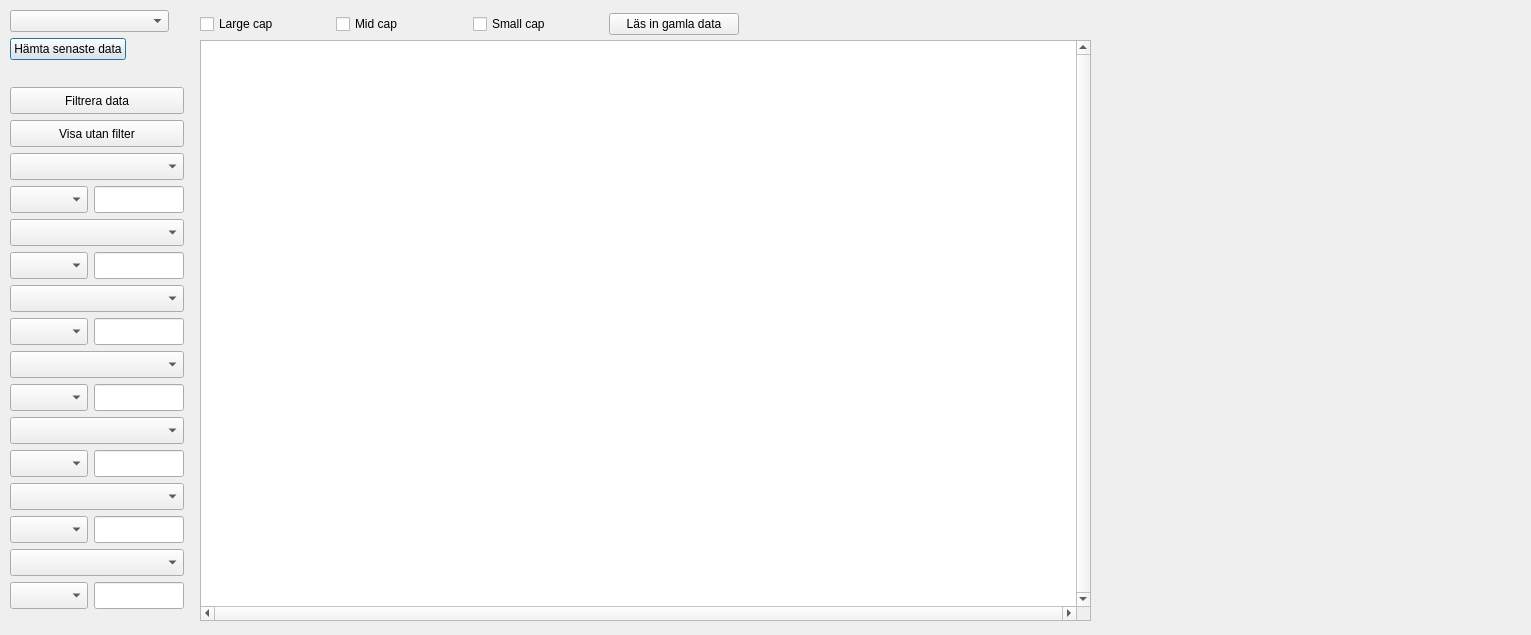
<?xml version="1.0" encoding="UTF-8"?>
<ui version="4.0">
 <class>CTableTab</class>
 <widget class="QDialog" name="CTableTab">
  <property name="geometry">
   <rect>
    <x>0</x>
    <y>0</y>
    <width>1531</width>
    <height>635</height>
   </rect>
  </property>
  <property name="sizePolicy">
   <sizepolicy hsizetype="Expanding" vsizetype="Expanding">
    <horstretch>0</horstretch>
    <verstretch>0</verstretch>
   </sizepolicy>
  </property>
  <property name="windowTitle">
   <string>Dialog</string>
  </property>
  <widget class="QTableView" name="tableView">
   <property name="geometry">
    <rect>
     <x>200</x>
     <y>40</y>
     <width>891</width>
     <height>581</height>
    </rect>
   </property>
   <property name="sizePolicy">
    <sizepolicy hsizetype="Expanding" vsizetype="Expanding">
     <horstretch>0</horstretch>
     <verstretch>0</verstretch>
    </sizepolicy>
   </property>
   <property name="styleSheet">
    <string notr="true">font: 8pt &quot;MS Shell Dlg 2&quot;;</string>
   </property>
   <property name="verticalScrollBarPolicy">
    <enum>Qt::ScrollBarAlwaysOn</enum>
   </property>
   <property name="horizontalScrollBarPolicy">
    <enum>Qt::ScrollBarAlwaysOn</enum>
   </property>
   <property name="alternatingRowColors">
    <bool>true</bool>
   </property>
   <attribute name="horizontalHeaderShowSortIndicator" stdset="0">
    <bool>true</bool>
   </attribute>
  </widget>
  <widget class="QWidget" name="layoutWidget">
   <property name="geometry">
    <rect>
     <x>10</x>
     <y>80</y>
     <width>176</width>
     <height>541</height>
    </rect>
   </property>
   <layout class="QFormLayout" name="formLayout">
    <property name="fieldGrowthPolicy">
     <enum>QFormLayout::AllNonFixedFieldsGrow</enum>
    </property>
   </layout>
  </widget>
  <widget class="QWidget" name="layoutWidget1b">
   <property name="geometry">
    <rect>
     <x>10</x>
     <y>10</y>
     <width>159</width>
     <height>62</height>
    </rect>
   </property>
   <layout class="QFormLayout" name="formLayout_2">
    <property name="fieldGrowthPolicy">
     <enum>QFormLayout::AllNonFixedFieldsGrow</enum>
    </property>
    <item row="0" column="0" colspan="2">
     <widget class="QComboBox" name="SelDataCountryComboBox"/>
    </item>
    <item row="1" column="0">
     <widget class="QPushButton" name="pushButton">
      <property name="text">
       <string>Hämta senaste data</string>
      </property>
     </widget>
    </item>
   </layout>
  </widget>
  <widget class="QWidget" name="layoutWidget1a">
   <property name="geometry">
    <rect>
     <x>200</x>
     <y>10</y>
     <width>539</width>
     <height>29</height>
    </rect>
   </property>
   <layout class="QHBoxLayout" name="horizontalLayout">
    <item>
     <widget class="QCheckBox" name="largeCapCheckBox">
      <property name="text">
       <string>Large cap</string>
      </property>
     </widget>
    </item>
    <item>
     <widget class="QCheckBox" name="midCapCheckBox">
      <property name="text">
       <string>Mid cap</string>
      </property>
     </widget>
    </item>
    <item>
     <widget class="QCheckBox" name="smallCapCheckBox">
      <property name="text">
       <string>Small cap</string>
      </property>
     </widget>
    </item>
    <item>
     <widget class="QPushButton" name="GetDbDataButton">
      <property name="text">
       <string>Läs in gamla data</string>
      </property>
     </widget>
    </item>
   </layout>
  </widget>
  <widget class="QLineEdit" name="indicatorValue7LineEdit">
   <property name="geometry">
    <rect>
     <x>94</x>
     <y>582</y>
     <width>90</width>
     <height>27</height>
    </rect>
   </property>
  </widget>
  <widget class="QLineEdit" name="indicatorValue2LineEdit">
   <property name="geometry">
    <rect>
     <x>94</x>
     <y>252</y>
     <width>90</width>
     <height>27</height>
    </rect>
   </property>
  </widget>
  <widget class="QComboBox" name="indicator5ComboBox">
   <property name="geometry">
    <rect>
     <x>10</x>
     <y>417</y>
     <width>174</width>
     <height>27</height>
    </rect>
   </property>
  </widget>
  <widget class="QComboBox" name="compareParam5ComboBox">
   <property name="geometry">
    <rect>
     <x>10</x>
     <y>450</y>
     <width>78</width>
     <height>27</height>
    </rect>
   </property>
  </widget>
  <widget class="QPushButton" name="GetDbDataButton_2">
   <property name="geometry">
    <rect>
     <x>10</x>
     <y>120</y>
     <width>174</width>
     <height>27</height>
    </rect>
   </property>
   <property name="text">
    <string>Visa utan filter</string>
   </property>
  </widget>
  <widget class="QLineEdit" name="indicatorValue6LineEdit">
   <property name="geometry">
    <rect>
     <x>94</x>
     <y>516</y>
     <width>90</width>
     <height>27</height>
    </rect>
   </property>
  </widget>
  <widget class="QComboBox" name="indicator2ComboBox">
   <property name="geometry">
    <rect>
     <x>10</x>
     <y>219</y>
     <width>174</width>
     <height>27</height>
    </rect>
   </property>
  </widget>
  <widget class="QComboBox" name="compareParam7ComboBox">
   <property name="geometry">
    <rect>
     <x>10</x>
     <y>582</y>
     <width>78</width>
     <height>27</height>
    </rect>
   </property>
  </widget>
  <widget class="QComboBox" name="compareParam4ComboBox">
   <property name="geometry">
    <rect>
     <x>10</x>
     <y>384</y>
     <width>78</width>
     <height>27</height>
    </rect>
   </property>
  </widget>
  <widget class="QComboBox" name="compareParam2ComboBox">
   <property name="geometry">
    <rect>
     <x>10</x>
     <y>252</y>
     <width>78</width>
     <height>27</height>
    </rect>
   </property>
  </widget>
  <widget class="QComboBox" name="indicator6ComboBox">
   <property name="geometry">
    <rect>
     <x>10</x>
     <y>483</y>
     <width>174</width>
     <height>27</height>
    </rect>
   </property>
  </widget>
  <widget class="QLineEdit" name="indicatorValue1LineEdit">
   <property name="geometry">
    <rect>
     <x>94</x>
     <y>186</y>
     <width>90</width>
     <height>27</height>
    </rect>
   </property>
  </widget>
  <widget class="QLineEdit" name="indicatorValue4LineEdit">
   <property name="geometry">
    <rect>
     <x>94</x>
     <y>384</y>
     <width>90</width>
     <height>27</height>
    </rect>
   </property>
  </widget>
  <widget class="QComboBox" name="indicator4ComboBox">
   <property name="geometry">
    <rect>
     <x>10</x>
     <y>351</y>
     <width>174</width>
     <height>27</height>
    </rect>
   </property>
  </widget>
  <widget class="QComboBox" name="compareParam6ComboBox">
   <property name="geometry">
    <rect>
     <x>10</x>
     <y>516</y>
     <width>78</width>
     <height>27</height>
    </rect>
   </property>
  </widget>
  <widget class="QLineEdit" name="indicatorValue3LineEdit">
   <property name="geometry">
    <rect>
     <x>94</x>
     <y>318</y>
     <width>90</width>
     <height>27</height>
    </rect>
   </property>
  </widget>
  <widget class="QLineEdit" name="indicatorValue5LineEdit">
   <property name="geometry">
    <rect>
     <x>94</x>
     <y>450</y>
     <width>90</width>
     <height>27</height>
    </rect>
   </property>
  </widget>
  <widget class="QComboBox" name="indicator7ComboBox">
   <property name="geometry">
    <rect>
     <x>10</x>
     <y>549</y>
     <width>174</width>
     <height>27</height>
    </rect>
   </property>
  </widget>
  <widget class="QComboBox" name="indicator3ComboBox">
   <property name="geometry">
    <rect>
     <x>10</x>
     <y>285</y>
     <width>174</width>
     <height>27</height>
    </rect>
   </property>
  </widget>
  <widget class="QComboBox" name="indicator1ComboBox">
   <property name="geometry">
    <rect>
     <x>10</x>
     <y>153</y>
     <width>174</width>
     <height>27</height>
    </rect>
   </property>
  </widget>
  <widget class="QPushButton" name="FilterData">
   <property name="geometry">
    <rect>
     <x>10</x>
     <y>87</y>
     <width>174</width>
     <height>27</height>
    </rect>
   </property>
   <property name="text">
    <string>Filtrera data</string>
   </property>
  </widget>
  <widget class="QComboBox" name="compareParam3ComboBox">
   <property name="geometry">
    <rect>
     <x>10</x>
     <y>318</y>
     <width>78</width>
     <height>27</height>
    </rect>
   </property>
  </widget>
  <widget class="QComboBox" name="compareParam1ComboBox">
   <property name="geometry">
    <rect>
     <x>10</x>
     <y>186</y>
     <width>78</width>
     <height>27</height>
    </rect>
   </property>
  </widget>
 </widget>
 <resources/>
 <connections/>
</ui>
